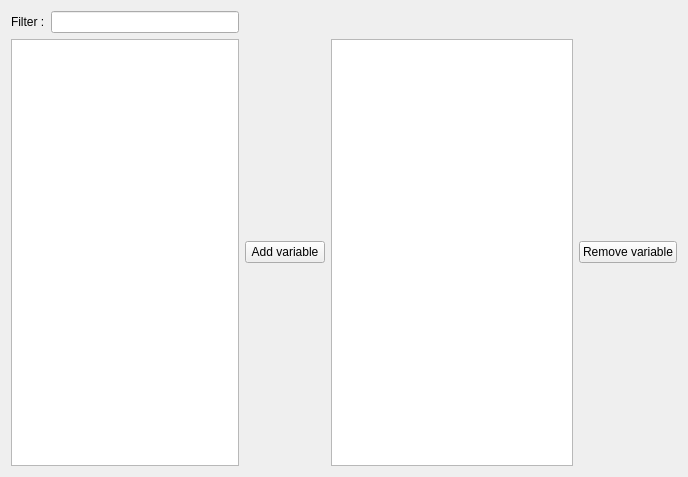
<?xml version="1.0" encoding="UTF-8"?>
<ui version="4.0">
 <class>WidgetSelectVarsClass</class>
 <widget class="QWidget" name="WidgetSelectVarsClass">
  <property name="geometry">
   <rect>
    <x>0</x>
    <y>0</y>
    <width>688</width>
    <height>477</height>
   </rect>
  </property>
  <property name="windowTitle">
   <string>Form</string>
  </property>
  <layout class="QGridLayout" name="gridLayout">
   <item row="0" column="0">
    <layout class="QGridLayout" name="layoutTableVar">
     <item row="1" column="2">
      <widget class="QPushButton" name="pushAddVar">
       <property name="text">
        <string>Add variable</string>
       </property>
      </widget>
     </item>
     <item row="1" column="4">
      <widget class="QPushButton" name="pushRemoveVar">
       <property name="text">
        <string>Remove variable</string>
       </property>
      </widget>
     </item>
     <item row="0" column="0" colspan="2">
      <layout class="QHBoxLayout" name="horizontalLayout">
       <item>
        <widget class="QLabel" name="label_3">
         <property name="text">
          <string>Filter :</string>
         </property>
        </widget>
       </item>
       <item>
        <widget class="QLineEdit" name="lineVariableFilter"/>
       </item>
      </layout>
     </item>
     <item row="1" column="0" colspan="2">
      <widget class="QListView" name="listVars"/>
     </item>
     <item row="1" column="3">
      <widget class="QListView" name="listSelectedVars"/>
     </item>
    </layout>
   </item>
  </layout>
 </widget>
 <resources/>
 <connections/>
</ui>
